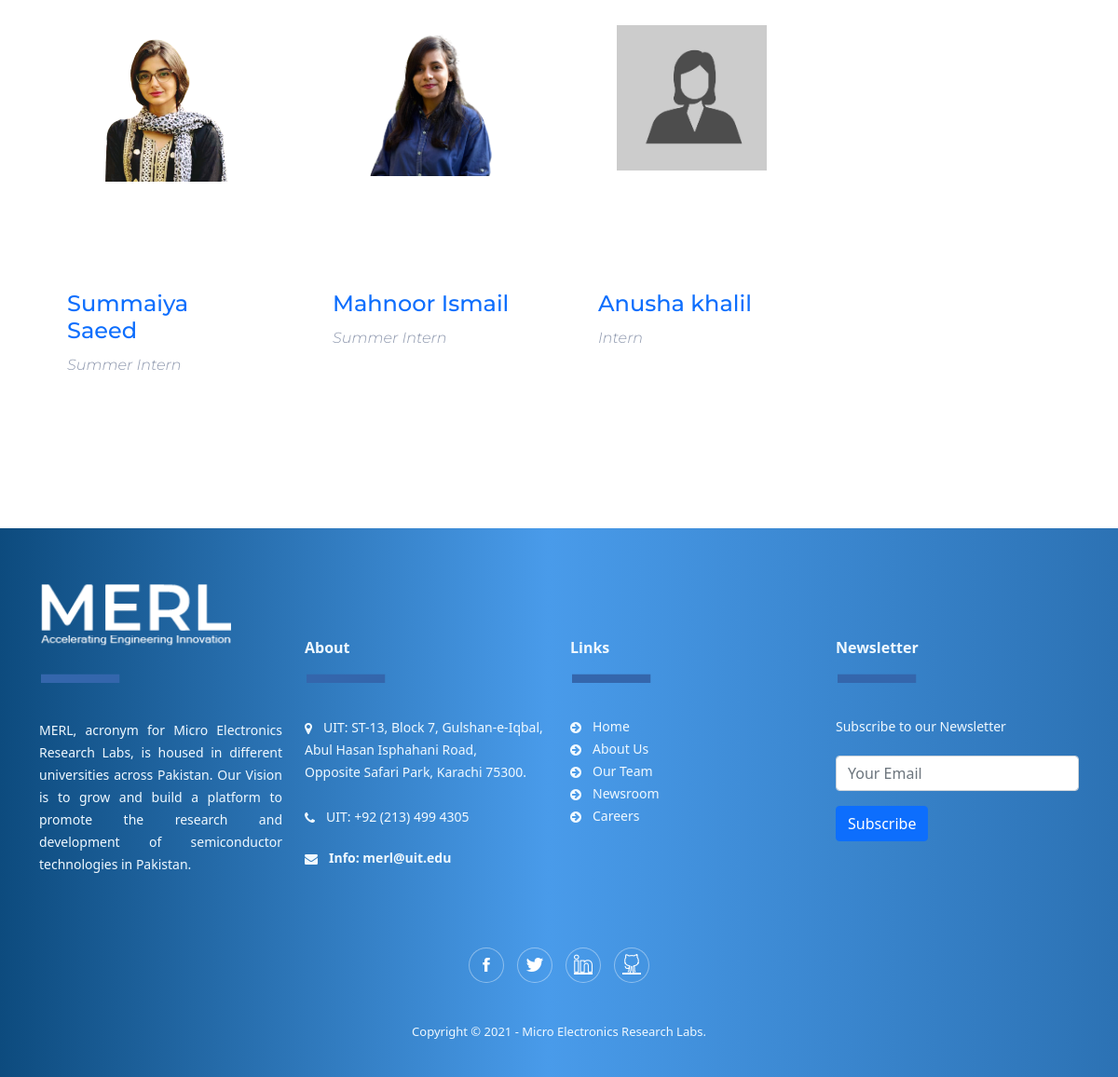
/team/ (lower part), run on an earlier commit of the app's database.
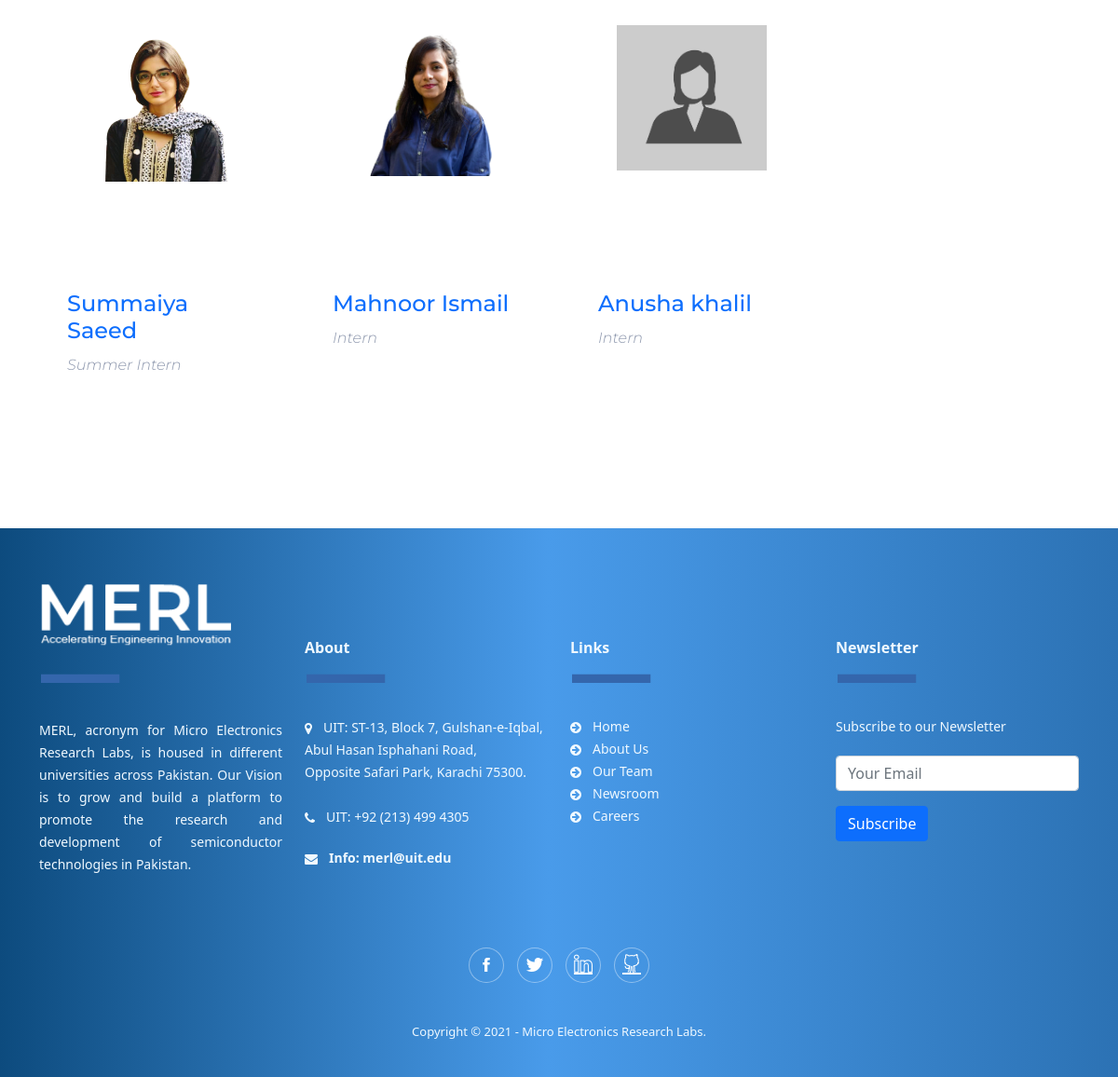
And on a later commit of the database.
### team/models.py (models this page shows, shortened)
class employee(models.Model):
    name = models.CharField(max_length=70)
    title = models.CharField(max_length=50)
    description = models.TextField(blank=True, null=True)
    skills = ListCharField(
                base_field=models.CharField(max_length=500),
                max_length=10000
            )
    projects = ListCharField(
                base_field=models.CharField(max_length=500),
                max_length=10000
            )
    Interest = ListCharField(
                base_field=models.CharField(max_length=500),
                max_length=10000
            )
    linkedin = models.URLField(max_length = 200, blank=True, null=True)
    github = models.URLField(max_length = 200, blank=True, null=True)
    twitter = models.URLField(max_length = 200, blank=True, null=True)
    mail = models.EmailField(max_length = 200, blank=True, null=True)
    picture = models.ImageField(blank=True,  null=True)
    period = models.CharField(null=True, blank=True, max_length=500)
    def get_details(self):
         return reverse("team", kwargs={"emp_id":self.id})

### team/views.py (the view)
# urls.py: path("team/", team_page, name="teams"),
def team_page(request):
    objs = mentors.objects.all()
    objs2 = employee.objects.all()
    context = {
        "mentors":objs,
        "employees":objs2,
        "nav":nav_data()
    }
    return render(request, "team.html", context)

### pages/utils.py (called while the page is built)
def nav_data():
    p_objs = projectCategory.objects.all()
    t_objs = trainingCategory.objects.all()
    projs = [proj.project_set.all() for proj in p_objs]
    trains = [train.training_set.all() for train in t_objs]
    p_lst, t_lst = [],[]
    for i in range(len(p_objs)):
        p_lst.append((p_objs[i], projs[i]))
    for i in range(len(t_objs)):
        t_lst.append((t_objs[i], trains[i]))
    return (p_lst[::-1], t_lst[::-1])

### project/models.py (called while the page is built)
    def getURL(self):
        return reverse("research", kwargs={"res_id":self.id})

    def getURL(self):
        return reverse("project", kwargs={"proj_id":self.id})

### trainings/models.py (called while the page is built)
    def getURL(self):
        return reverse("training", kwargs={"train_id":self.id})

### templates/team.html (shortened to what this page needs)
{% extends 'base.html' %}
{% load static %}
{% block content %}
    <div class="py-5 team4">
    <section class="home-team">
        <div class="container">
            <div class="row">
                {% for employee in employees %}
                <div class="col-md-6 col-lg-3" >
                    <div class="card card-style2 team-card">
                        <div class="card_img" style="padding: 25px 50px;">
                          <div style="height: 230px;background: url('{{ employee.picture.url }}') top center / contain no-repeat;" ></div>
                        </div>
                        <div class="card-block">
                            <h4 class="card-title"><a href="{{ employee.get_details }}">{{ employee.name }}</a> </h4><span>{{ employee.title | safe }}</span>
                        </div>
                    </div>
                </div>
                {% endfor %}
            </div>
        </div>
    </section>
    </div>
{% endblock %}

### templates/base.html (shortened to what this page needs)
{% load static %}
<!DOCTYPE html>
<html lang="en">
<head>
    <link rel="stylesheet" href="{% static 'bootstrap/css/bootstrap.min.css' %}">
    <link rel="stylesheet" href="{% static 'fonts/fontawesome-all.min.css' %}">
    <link rel="stylesheet" href="{% static 'fonts/font-awesome.min.css' %}">
    <link rel="stylesheet" href="{% static 'fonts/ionicons.min.css' %}">
    <link rel="stylesheet" href="{% static 'fonts/simple-line-icons.min.css' %}">
    <link rel="stylesheet" href="{% static 'fonts/fontawesome5-overrides.min.css' %}">
    <link rel="stylesheet" href="{% static 'css/4-Column-Team-Block---Circles.css' %}">
    <link rel="stylesheet" href="{% static 'css/Advanced-NavBar---Multi-dropdown.css' %}">
    <link rel="stylesheet" href="{% static 'css/animated-services.css' %}">
    <link rel="stylesheet" href="{% static 'css/dh-row-text-image-right-responsive.css' %}">
    <link rel="stylesheet" href="{% static 'css/featured-products-slider-1.css' %}">
    <link rel="stylesheet" href="{% static 'css/featured-products-slider-2.css' %}">
    <link rel="stylesheet" href="{% static 'css/featured-products-slider.css' %}">
    <link rel="stylesheet" href="{% static 'css/footer-servitech.css' %}">
    <link rel="stylesheet" href="https://cdnjs.cloudflare.com/ajax/libs/animate.css/3.5.2/animate.min.css">
    <link rel="stylesheet" href="https://cdnjs.cloudflare.com/ajax/libs/aos/2.3.4/aos.css">
    <link rel="stylesheet" href="{% static 'css/project-card.compiled.css' %}">
    <link rel="stylesheet" href="{% static 'css/slick-theme.css' %}">
    <link rel="stylesheet" href="{% static 'css/slick-theme.compiled.css' %}">
    <link rel="stylesheet" href="{% static 'css/slick.css' %}">
    <link rel="stylesheet" href="{% static 'css/styles.css' %}">
    <link rel="stylesheet" href="{% static 'css/Swiper-Slider-Card-For-Blog-Or-Product-1-1.css' %}">
    <link rel="stylesheet" href="{% static 'css/Swiper-Slider-Card-For-Blog-Or-Product-2.css' %}">
    <link rel="stylesheet" href="{% static 'css/Team-one-B4-1.css' %}">
    <link rel="stylesheet" href="{% static 'css/Team-one-B4.css' %}">
    <link rel="stylesheet" href="{% static 'css/Team-Presentation---2-Persons---Social-Media-Icon.css' %}">
</head>
<body>
    {% block content %}
    {% endblock %}
    {% include 'footer.html' %}
</body>
</html>

### templates/nav.html (shortened to what this page needs)
{% load static %}

### templates/footer.html (shortened to what this page needs)
{% load static %}
<div data-aos="fade-up" class="footer-dark degra-azul" style="padding-bottom: 0px;">
<footer>
    <div class="container-md section-title" >
        <div class="row">
            <div class="pillar col-12 col-md-6 col-lg-3 mb-lg-0">
                <img src="{% static 'img/logo_white.png' %}" style="height: 100px;">
                    <h3><img id="imagen-separa-1" src="{% static 'img/separa_34.png' %}"> </h3>
                    <ul>
                        <li style="text-align: justify;"><br>MERL, acronym for Micro Electronics Research Labs, is housed in different universities across Pakistan. Our Vision is to grow and build a platform to promote the research and development of semiconductor technologies in Pakistan.<br><br><br></li>
                    </ul>
            </div>
            <div class="pillar col-12 col-md-6 col-lg-3 mb-lg-0">
                <div class="d-flex align-items-end" style="height: 100px;">
                    <h3 style="text-align: left;">About</h3>
                </div>
                <h3><img id="imagen-separa-2" src="{% static 'img/separa_34.png' %}"> </h3>
                <ul style="padding-top: 21px;">
                    <li><i class="fa fa-map-marker espacio-ico-01"></i><a href="#">UIT: ST-13, Block 7, Gulshan-e-Iqbal, Abul Hasan Isphahani Road,<br>Opposite Safari Park, Karachi 75300.<br><br></a></li>
                    <li><i class="fa fa-phone espacio-ico-01"></i><a href="#">UIT: +92 (213) 499 4305<br></a></li>
                    <li style="padding-top: 20px;"><i class="fa fa-envelope espacio-ico-01"></i><a href="#"><strong>Info: merl@uit.edu</strong><br></a></li>
                </ul>
            </div>
            <div class="pillar col-12 col-md-6 col-lg-3 mb-lg-0">
                <div class="d-flex align-items-end" style="height: 100px;">
                    <h3>Links</h3>
                </div>
                <h3><img id="imagen-separa-3" src="{% static 'img/separa_34.png' %}"> </h3>
                <ul style="padding-top: 20px;">
                    <li><a href="{% url 'home' %}">Home<i class="fa fa-arrow-circle-right espacio-ico-01"></i></a></li>
                    <li><a href="{% url 'about' %}">About Us<i class="fa fa-arrow-circle-right espacio-ico-01"></i></a></li>
                    <li><a href="{% url 'teams' %}">Our Team<i class="fa fa-arrow-circle-right espacio-ico-01"></i></a></li>
                    <li><a href="{% url 'news' %}">Newsroom<i class="fa fa-arrow-circle-right espacio-ico-01"></i></a></li>
                    <li><a href="{% url 'careers' %}">Careers<i class="fa fa-arrow-circle-right espacio-ico-01"></i></a></li>
                </ul>
            </div>
            <div class="pillar col-12 col-md-6 col-lg-3 mb-5 mb-lg-0">
                <div class="d-flex align-items-end" style="height: 100px;">
                    <h3>Newsletter</h3>
                </div>
                <h3><img id="imagen-separa-4" src="{% static 'img/separa_34.png' %}"> </h3>
                <ul style="padding-top: 20px;">
                    <li>Subscribe to our Newsletter<br></li>
                </ul>
                <form style="margin-top:19px;" method="post">
                    <div class="form-group mb-3"><input class="form-control" type="email" name="email" placeholder="Your Email"></div>
                    <div class="form-group mb-3"><button class="btn btn-primary" type="submit">Subscribe </button></div>
                </form>
            </div>
        </div>
        <div class="col-sm-4 col-md-12 item social" style="padding-top:30px;"><a target="_blank" href="https://www.facebook.com/merluit"><i class="icon ion-social-facebook"></i></a><a target="_blank" href="https://twitter.com/merluit"><i class="icon ion-social-twitter"></i></a><a target="_blank" href="https://www.linkedin.com/company/merluit/"><i class="icon icon-social-linkedin"></i></a><a target="_blank" href="https://github.com/merledu"><i class="icon icon-social-github"></i></a></div>
    </div>
</footer>
<p class="copyright"><br>Copyright ©&nbsp;2021 - Micro Electronics Research Labs.<br><br><br></p>
</div>

### static/css/4-Column-Team-Block---Circles.css (style rules this page uses)
.team4 { font-family: "Montserrat", sans-serif; color: #8d97ad; font-weight: 300; }
.team4 h1, .team4 h2, .team4 h3, .team4 h4, .team4 h5, .team4 h6 { color: #3e4555; }

### static/css/footer-servitech.css (style rules this page uses)
.footer-dark { padding: 50px 0; color: #f0f9ff; background-color: #282d32; }
.footer-dark h3 { margin-top: 0; margin-bottom: 12px; font-weight: bold; font-size: 16px; }
.footer-dark ul { padding: 0; list-style: none; line-height: 1.6; font-size: 14px; margin-bottom: 0; }
.footer-dark ul a { color: inherit; text-decoration: none; }
.footer-dark .item.social { text-align: center; }
.footer-dark .item.social > a { font-size: 20px; width: 36px; height: 36px; line-height: 36px; display: inline-block; text-align: center; border-radius: 50%; box-shadow: 0 0 0 1px rgba(255,255,255,0.4); margin: 0 8px; color: #fff; }
.footer-dark .copyright { text-align: center; padding-top: 24px; font-size: 13px; margin-bottom: 0; }
.degra-azul { background: -moz-linear-gradient(left, rgb(13,75,126) 0%, rgb(73,155,234) 49%, rgb(44,114,180) 100%); background: -webkit-gradient(left top, right top, color-stop(0%, rgb(13,75,126)), color-stop(49%, rgb(73,155,234)), color-stop(100%, rgb(44,114,180))); background: -webkit-linear-gradient(left, rgb(13,75,126) 0%, rgb(73,155,234) 49%, rgb(44,114,180) 100%); background: -o-linear-gradient(left, rgb(13,75,126) 0%, rgb(73,155,234) 49%, rgb(44,114,180) 100%); background: -ms-linear-gradient(left, rgb(13,75,126) 0%, rgb(73,155,234) 49%, rgb(44,114,180) 100%); background: linear-gradient(to right, rgb(13,75,126) 0%, rgb(73,155,234) 49%, rgb(44,114,180) 100%); filter: progid:DXImageTransform.Microsoft.gradient( startColorstr='#0d4b7e', endColorstr='#2c72b4', GradientType=1 ); }
.espacio-ico-01 { padding-right: 12px; position: relative; float: left; top: 6px; }

### static/css/styles.css (style rules this page uses)
body { overflow-x: hidden; }
body > * { overflow-x: hidden; }

### static/css/Team-one-B4-1.css (style rules this page uses)
.home-team { padding-top: 80px; padding-bottom: 80px; }
@media (min-width: 992px) { .home-team { padding-top: 100px; padding-bottom: 100px; } }
.home-team .card-style2 { margin-top: 50px; }
.home-team .card-style2 .card-block { padding: 15px 30px; }
.home-team .card-style2 span { padding-left: 0px; font-style: italic; }
.team-card .card_img { overflow: hidden; margin: 0 auto; }
.card { border: 0px; border-radius: 0px; overflow: hidden; }
.card .card_img { position: relative; width: 100%; overflow: hidden; }
.card .card-title { color: black; margin: 0px; padding: 15px 0 10px; transition: all 0.3s ease; }
.card .card-block { padding: 10px 0 0; }

### static/css/Team-one-B4.css (style rules this page uses)
.home-team { padding-top: 80px; padding-bottom: 80px; }
@media (min-width: 992px) { .home-team { padding-top: 100px; padding-bottom: 100px; } }
.home-team .card-style2 { margin-top: 50px; }
.home-team .card-style2 .card-block { padding: 15px 30px; }
.home-team .card-style2 span { padding-left: 0px; font-style: italic; }
.team-card .card_img { overflow: hidden; margin: 0 auto; }
.card { border: 0px; border-radius: 0px; overflow: hidden; }
.card .card_img { position: relative; width: 100%; overflow: hidden; }
.card .card-title { margin: 0px; padding: 15px 0 10px; transition: all 0.3s ease; }
.card .card-block { padding: 10px 0 0; }

What changed in the data, as far as the page shows it:
changed employee "Mahnoor Ismail": title "Summer Intern" → "Intern"
